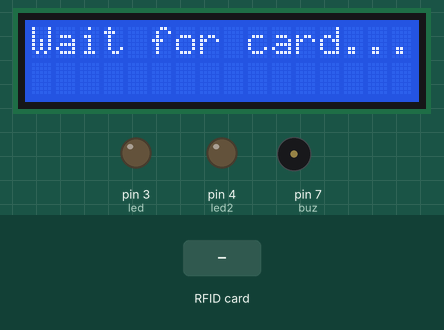
Recording of a sketch running on a simulated Arduino Uno, built with avr-gcc and run on an emulated ATmega328P. On the bench: 16×2 character LCD, output pins drawn as LEDs (lit = HIGH), buzzer (waves = sounding). The test bench sets the inputs (shaded band). Pins used as bus, display or sensor lines are not drawn; what the sketch prints to the serial monitor is not drawn.

Above: at 2.3 s.
2.4 s: RFID card 5E 7A 19 C4 held to the reader
At 2.54 s:
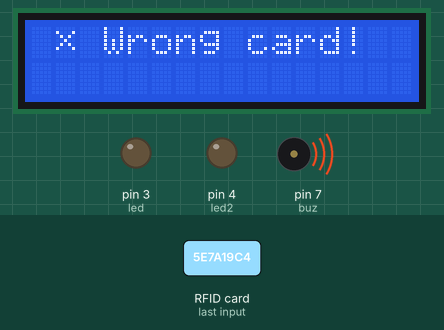
At 3.4 s:
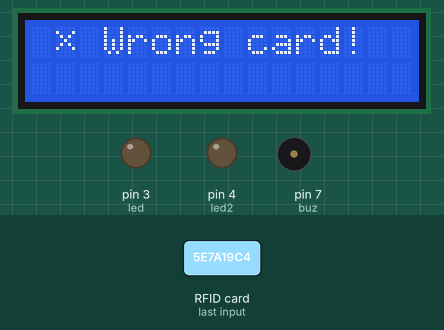
Timing chart, 0 to 5.4 s (numbered marks = the images above; inputs shaded):
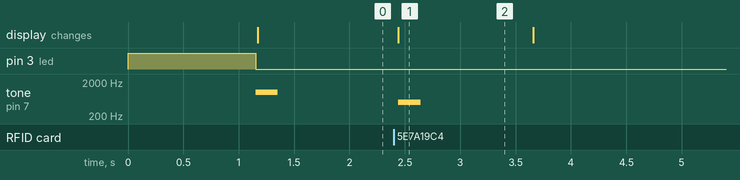

Measured:
- after the input at 2.4 s, tone on pin 7 (buz): silent → 500 Hz at once, → silent 0.20 s later; the display: changes at once (image 1)
- what the display in image 1 shows lasts 1.3 s, from 2.4 s to 3.7 s

The sketch:

cranberry-arduino.ino
```cpp
/*
    ╔═╗╔═╗╔═╗╔╗╔╔═╗╔═╗╔╦╗╔═╗
    ║ ║╠═╝║╣ ║║║║ ╦╠═╣ ║ ║╣
    ╚═╝╩  ╚═╝╝╚╝╚═╝╩ ╩ ╩ ╚═╝

    OPENGATE CRANBERRY v2.0 alpha
    free gate control software by @glitter-freeze.

    This is ARDUINO sketch.

*/
#include <SPI.h>                // for RC522
#include <MFRC522.h>            // RC522 library
#include <Wire.h>               // for LCD connection via i2c
#include <LiquidCrystal_I2C.h>  // LCD 16x2 i2c connection library

#define SS_PIN 10
#define RST_PIN 9
#define buz 7                   // buzzer
#define led 3
#define led2 4

byte success[] = {              // ok symbol
  B00000,
  B00000,
  B00001,
  B00010,
  B10100,
  B01000,
  B00000,
  B00000
};
byte wrong[] = {                // wrong symbol
  B00000,
  B10001,
  B01010,
  B00100,
  B01010,
  B10001,
  B00000,
  B00000
};

MFRC522 mfrc522(SS_PIN, RST_PIN);

unsigned long uidDec, uidDecTemp;
const char ogVersion[ ]=" v2.0a  ";
boolean printLcdStat=true;                      // for print "Wait for card..."


unsigned long ogcard[] = {834145942, 2313595510};   // here your card UID
boolean ogcardstat=false;
int c = sizeof(ogcard)/sizeof(*ogcard);             // num of ogcard[] elements

LiquidCrystal_I2C lcd(0x3F,16,2);                   // your LCD params (now sketch works only with 16x2 LCD)

void tonesuccess(){
  tone(buz, 1000, 200);
}
void tonewrong(){
  tone(buz, 500, 100);
  delay(100);
  tone(buz, 500, 100);
  delay(100);
}

void setup() {
  pinMode(led, OUTPUT);
  pinMode(led2, OUTPUT);
  digitalWrite(led,HIGH);
  Serial.begin(9600);
  Serial.println("--- OPENGATE cranberry v2.0 a ---");
  //------------------------------------------------------------------------------------
  lcd.init();
  lcd.backlight();
  lcd.createChar(1, success);
  lcd.createChar(0, wrong);
  lcd.clear();
  lcd.setCursor(1,0);
  lcd.print("OPENGATE crb");
  lcd.setCursor(1,1);
  lcd.print("v2.0 a");
  Serial.println("\nCards in memory:");
  Serial.println(c);
  Serial.println("\n");

  delay(1000);
  //------------------------------------------------------------------------------------
  Serial.println("Waiting for card...");
  SPI.begin();
  mfrc522.PCD_Init();
  tonesuccess();
  digitalWrite(led,LOW);
  //------------------------------------------------------------------------------------
}

void loop() {
  if(printLcdStat==true){
    lcd.clear();
    lcd.setCursor(0,0);
    lcd.print("Wait for card...");
  }
  printLcdStat=false;

  if ( ! mfrc522.PICC_IsNewCardPresent()) {
    return;
  }

  if ( ! mfrc522.PICC_ReadCardSerial()) {
    return;
  }
  uidDec = 0;

  for (byte i = 0; i < mfrc522.uid.size; i++)
  {
    uidDecTemp = mfrc522.uid.uidByte[i];
    uidDec = uidDec * 256 + uidDecTemp;
  }
  Serial.println("OG Card UID: ");
  Serial.println(uidDec);
  ogcardstat=false;
  for(int i=0; i<c; i++){
    unsigned long stat = ogcard[i];
    if (uidDec == stat)
    {
      ogcardstat=true;
      break;
    }
    else{
      ogcardstat=false;
    }
  }
  if(ogcardstat==true){
    digitalWrite(led,HIGH);
    digitalWrite(led2,HIGH);
    lcd.clear();
    lcd.setCursor(1,0);
    lcd.write(1);
    lcd.setCursor(3,0);
    lcd.print("Success");
    Serial.println("Success\n");
    tonesuccess();
    printLcdStat=true;
    delay(1000);
    digitalWrite(led,LOW);
    digitalWrite(led2,LOW);
  }
  else{
      lcd.clear();
      lcd.setCursor(1,0);
      lcd.write(0);
      lcd.setCursor(3,0);
      lcd.print("Wrong card!");
      Serial.println("Wrong card!\n");
      tonewrong();
      printLcdStat=true;
      delay(1000);
      exit;
    }
  ogcardstat=false;
}
```
